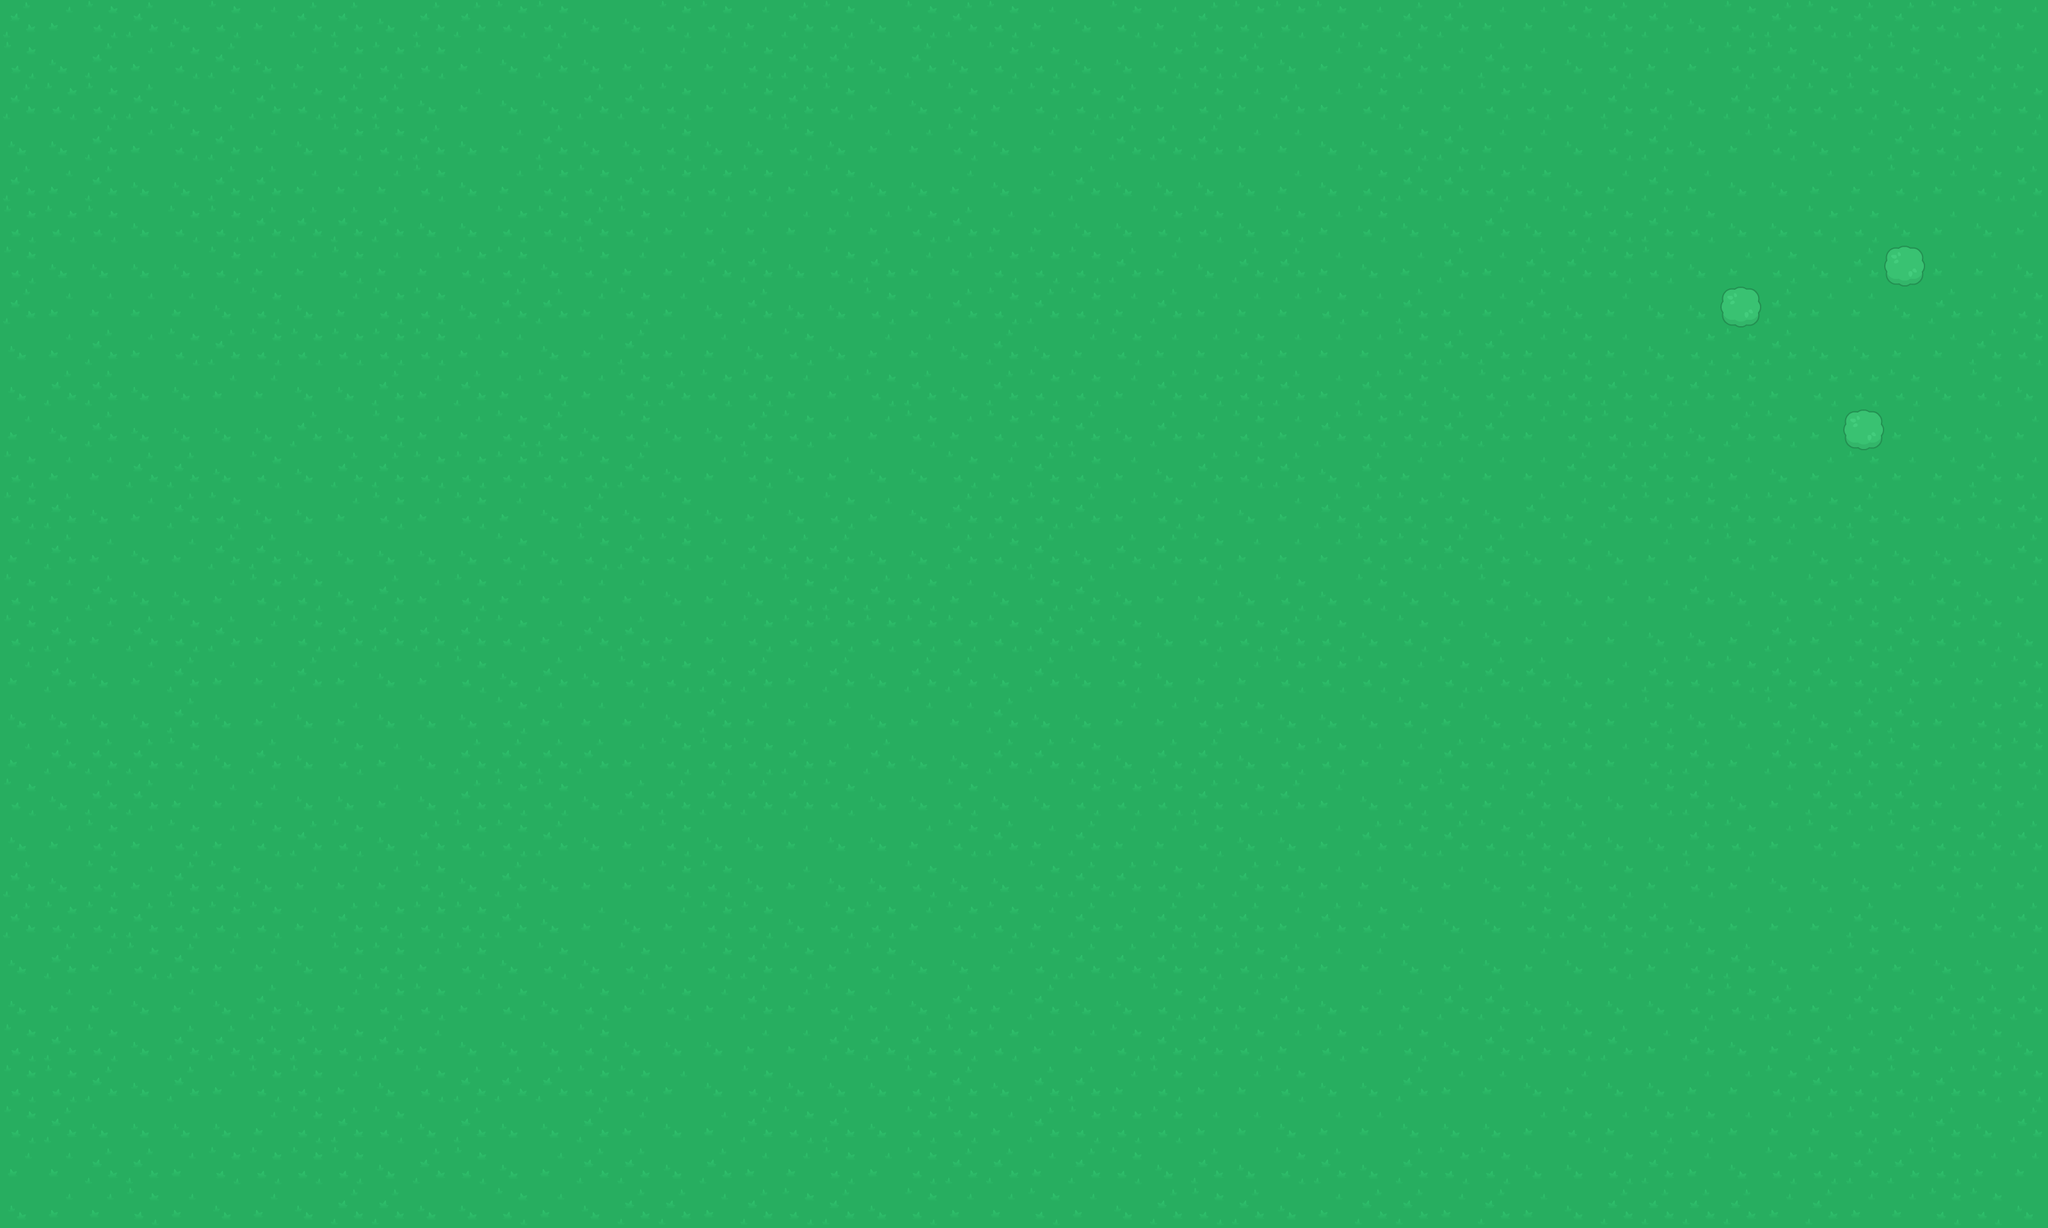

Rendered tile map (Tiled .tmx) drawn with the repository's tilesets; below, a short description and the full map source, tile grids included:
An orthogonal 50x30 tile map with 64x64 px tiles, 2 tile layers (Ground, Trees).

<map version="1.9" tiledversion="1.9.2" orientation="orthogonal" renderorder="right-down" width="50" height="30" tilewidth="64" tileheight="64" infinite="0" nextlayerid="3" nextobjectid="1">
 <tileset firstgid="1" source="Kenney Topdown.tsx" />
 <layer id="1" name="Ground" width="50" height="30">
  <data encoding="csv">
1,3,2,1,4,2,3,1,1,4,1,1,2,2,4,4,2,2,3,1,2,4,2,1,2,3,4,2,3,1,2,2,2,3,1,1,3,3,2,1,1,4,2,1,2,1,1,2,2,3,
2,4,1,3,2,1,4,3,2,2,2,3,4,1,4,3,3,3,2,1,1,4,1,4,2,2,4,4,2,2,1,4,3,2,1,3,1,3,4,2,3,3,2,2,4,1,2,4,1,3,
1,2,2,1,4,3,1,2,1,1,4,3,4,4,1,1,2,3,2,1,2,3,4,2,3,2,2,1,3,2,3,1,3,2,3,3,2,2,3,1,2,4,1,1,2,2,4,2,1,2,
4,4,1,3,2,1,3,4,2,2,1,4,3,1,4,4,2,4,4,2,4,3,3,2,4,3,3,1,1,1,3,3,4,4,2,1,3,3,4,2,1,4,3,2,4,3,1,2,3,3,
1,3,1,4,4,1,1,3,3,3,2,4,3,2,2,1,2,2,2,3,2,4,4,3,4,3,1,4,4,4,4,3,4,2,1,1,2,2,4,3,1,3,4,4,3,3,2,3,2,1,
2,2,2,4,2,2,1,1,1,1,4,4,2,2,1,2,3,3,3,3,3,3,2,1,3,3,4,4,2,2,4,2,3,2,4,4,1,4,2,2,1,2,4,4,2,2,4,3,4,3,
2,4,4,4,4,2,3,3,2,3,3,2,2,4,2,3,3,1,1,4,2,1,3,3,2,2,2,1,3,4,1,1,3,4,3,1,3,1,1,2,2,4,3,2,4,1,3,3,3,4,
1,3,3,3,3,4,2,4,3,2,2,4,1,1,3,2,3,4,1,4,4,2,3,1,2,1,2,3,1,3,3,3,2,3,1,3,3,1,4,3,4,4,4,1,3,3,4,1,3,2,
4,3,1,3,2,1,2,2,2,2,2,3,3,4,3,1,3,3,4,2,4,3,3,4,1,4,3,2,3,3,2,3,3,3,2,1,1,3,2,3,4,2,2,1,4,4,3,3,1,2,
4,1,1,4,4,3,3,4,4,1,3,1,3,2,3,2,1,2,2,3,3,2,1,4,1,2,2,3,1,2,2,1,3,1,2,4,2,2,2,1,2,1,2,3,2,2,2,4,2,4,
3,4,1,4,4,4,4,1,4,2,3,3,2,1,4,2,4,4,1,2,3,3,2,3,2,2,1,4,1,3,2,3,1,2,2,1,1,3,2,2,1,4,1,2,3,4,3,4,4,3,
2,3,3,1,1,4,2,4,1,1,2,2,2,2,2,1,4,3,2,4,3,4,4,2,3,1,2,3,4,1,2,1,4,1,3,3,3,3,1,1,1,2,3,4,3,2,3,3,1,3,
2,1,4,3,1,2,4,4,3,2,3,2,3,4,1,4,2,4,3,4,2,3,4,1,2,2,1,3,2,3,4,3,1,1,2,2,4,1,3,1,2,2,1,2,2,1,4,2,2,1,
3,1,3,4,3,1,1,4,4,4,4,4,2,4,2,1,2,3,1,1,1,4,4,1,2,1,4,1,1,2,3,3,3,2,2,1,1,4,2,4,3,3,2,3,4,2,4,4,4,1,
2,3,1,4,4,3,2,2,4,1,3,2,3,3,3,3,4,3,4,2,1,1,2,3,4,2,1,4,3,3,4,2,4,2,4,4,2,4,4,3,3,1,4,4,2,2,3,2,4,3,
2,1,3,1,2,1,3,2,1,1,1,1,2,3,1,1,3,3,2,2,2,2,2,2,2,1,1,2,4,2,2,1,2,4,2,3,4,3,3,3,4,4,3,1,3,2,1,2,2,4,
3,1,4,3,1,3,3,1,3,4,3,2,4,1,4,2,2,1,1,3,1,4,1,1,4,1,4,2,4,3,3,2,2,2,3,2,1,1,4,3,1,2,2,1,1,2,1,3,3,2,
4,4,4,4,1,4,3,4,3,4,4,4,2,3,3,3,4,1,3,3,3,4,3,3,1,4,4,3,3,2,2,4,4,4,2,3,4,4,2,3,2,4,4,2,4,1,1,3,2,2,
3,1,1,1,2,4,1,4,2,3,4,1,1,1,1,3,2,2,2,1,3,1,4,4,1,1,2,4,1,1,4,2,2,3,3,1,2,2,2,3,2,1,3,1,2,1,2,3,2,2,
2,4,1,1,3,3,3,4,4,3,4,1,2,2,4,1,1,1,1,1,2,4,4,2,4,4,2,2,2,1,2,1,3,4,2,2,3,1,4,4,2,1,4,3,1,1,1,3,2,3,
4,3,2,3,2,3,2,1,2,4,1,2,2,1,4,3,2,4,4,3,4,4,3,2,1,3,1,3,3,2,4,4,3,1,2,1,2,1,1,4,4,1,2,3,2,3,2,2,1,1,
1,4,2,3,1,2,4,3,3,3,2,4,1,4,3,3,2,2,4,3,4,4,2,4,4,2,1,1,2,3,1,2,3,3,4,3,4,2,4,2,3,2,3,4,4,4,3,2,3,3,
1,2,2,1,2,2,2,3,1,2,2,2,1,4,3,4,3,2,2,4,2,2,3,2,2,3,1,3,1,1,1,3,1,2,3,4,4,2,1,1,1,4,3,3,3,1,4,3,1,1,
4,1,3,2,1,3,3,4,2,2,3,2,4,2,4,2,3,2,1,2,3,2,4,4,3,2,1,1,1,2,2,1,3,3,4,3,4,3,4,2,3,2,1,4,3,2,3,4,4,3,
4,3,3,4,3,4,1,4,3,2,2,3,2,4,2,3,2,3,1,3,2,3,4,1,3,1,4,4,2,1,3,1,4,3,3,1,1,4,4,4,4,2,2,1,3,1,3,1,1,1,
2,1,2,4,1,1,1,1,2,1,3,4,4,4,2,4,4,4,3,3,1,1,1,2,2,3,3,2,1,1,2,3,2,3,2,4,1,1,2,1,3,1,4,3,1,3,1,3,2,4,
2,2,1,4,1,3,2,2,3,4,2,1,1,1,2,2,3,4,2,4,4,4,2,1,4,1,1,3,2,3,3,2,4,4,1,3,3,4,3,4,4,3,3,2,1,2,2,1,2,2,
2,1,4,4,4,4,3,2,1,2,4,1,4,4,1,3,4,3,1,2,1,4,2,2,3,1,2,2,2,3,3,4,3,3,4,4,4,3,2,3,2,2,3,3,3,2,3,1,4,1,
3,3,1,1,3,2,2,2,2,4,1,2,4,3,1,1,4,1,3,3,2,3,2,1,1,3,1,2,4,1,4,2,1,4,1,2,2,4,4,2,1,3,4,2,2,1,1,2,3,3,
4,3,3,2,3,4,3,4,1,1,4,4,2,3,4,1,1,3,1,2,1,4,2,3,3,2,3,4,1,2,1,4,3,1,1,3,1,3,4,1,1,1,1,3,1,3,3,2,2,4
</data>
 </layer>
 <layer id="2" name="Trees" width="50" height="30">
  <data encoding="csv">
0,0,0,0,0,0,0,0,0,0,0,0,0,0,0,0,0,0,0,0,0,0,0,0,0,0,0,0,0,0,0,0,0,0,0,0,0,0,0,0,0,0,0,0,0,0,0,0,0,0,
0,0,0,0,0,0,0,0,0,0,0,0,0,0,0,0,0,0,0,0,0,0,0,0,0,0,0,0,0,0,0,0,0,0,0,0,0,0,0,0,0,0,0,0,0,0,0,0,0,0,
0,0,0,0,0,0,0,0,0,0,0,0,0,0,0,0,0,0,0,0,0,0,0,0,0,0,0,0,0,0,0,0,0,0,0,0,0,0,0,0,0,0,0,0,0,0,0,0,0,0,
0,0,0,0,0,0,0,0,0,0,0,0,0,0,0,0,0,0,0,0,0,0,0,0,0,0,0,0,0,0,0,0,0,0,0,0,0,0,0,0,0,0,0,0,0,0,0,0,0,0,
0,0,0,0,0,0,0,0,0,0,0,0,0,0,0,0,0,0,0,0,0,0,0,0,0,0,0,0,0,0,0,0,0,0,0,0,0,0,0,0,0,0,0,0,0,0,0,0,0,0,
0,0,0,0,0,0,0,0,0,0,0,0,0,0,0,0,0,0,0,0,0,0,0,0,0,0,0,0,0,0,0,0,0,0,0,0,0,0,0,0,0,0,0,0,0,0,0,0,0,0,
0,0,0,0,0,0,0,0,0,0,0,0,0,0,0,0,0,0,0,0,0,0,0,0,0,0,0,0,0,0,0,0,0,0,0,0,0,0,0,0,0,0,0,0,0,0,183,0,0,0,
0,0,0,0,0,0,0,0,0,0,0,0,0,0,0,0,0,0,0,0,0,0,0,0,0,0,0,0,0,0,0,0,0,0,0,0,0,0,0,0,0,0,183,0,0,0,0,0,0,0,
0,0,0,0,0,0,0,0,0,0,0,0,0,0,0,0,0,0,0,0,0,0,0,0,0,0,0,0,0,0,0,0,0,0,0,0,0,0,0,0,0,0,0,0,0,0,0,0,0,0,
0,0,0,0,0,0,0,0,0,0,0,0,0,0,0,0,0,0,0,0,0,0,0,0,0,0,0,0,0,0,0,0,0,0,0,0,0,0,0,0,0,0,0,0,0,0,0,0,0,0,
0,0,0,0,0,0,0,0,0,0,0,0,0,0,0,0,0,0,0,0,0,0,0,0,0,0,0,0,0,0,0,0,0,0,0,0,0,0,0,0,0,0,0,0,0,183,0,0,0,0,
0,0,0,0,0,0,0,0,0,0,0,0,0,0,0,0,0,0,0,0,0,0,0,0,0,0,0,0,0,0,0,0,0,0,0,0,0,0,0,0,0,0,0,0,0,0,0,0,0,0,
0,0,0,0,0,0,0,0,0,0,0,0,0,0,0,0,0,0,0,0,0,0,0,0,0,0,0,0,0,0,0,0,0,0,0,0,0,0,0,0,0,0,0,0,0,0,0,0,0,0,
0,0,0,0,0,0,0,0,0,0,0,0,0,0,0,0,0,0,0,0,0,0,0,0,0,0,0,0,0,0,0,0,0,0,0,0,0,0,0,0,0,0,0,0,0,0,0,0,0,0,
0,0,0,0,0,0,0,0,0,0,0,0,0,0,0,0,0,0,0,0,0,0,0,0,0,0,0,0,0,0,0,0,0,0,0,0,0,0,0,0,0,0,0,0,0,0,0,0,0,0,
0,0,0,0,0,0,0,0,0,0,0,0,0,0,0,0,0,0,0,0,0,0,0,0,0,0,0,0,0,0,0,0,0,0,0,0,0,0,0,0,0,0,0,0,0,0,0,0,0,0,
0,0,0,0,0,0,0,0,0,0,0,0,0,0,0,0,0,0,0,0,0,0,0,0,0,0,0,0,0,0,0,0,0,0,0,0,0,0,0,0,0,0,0,0,0,0,0,0,0,0,
0,0,0,0,0,0,0,0,0,0,0,0,0,0,0,0,0,0,0,0,0,0,0,0,0,0,0,0,0,0,0,0,0,0,0,0,0,0,0,0,0,0,0,0,0,0,0,0,0,0,
0,0,0,0,0,0,0,0,0,0,0,0,0,0,0,0,0,0,0,0,0,0,0,0,0,0,0,0,0,0,0,0,0,0,0,0,0,0,0,0,0,0,0,0,0,0,0,0,0,0,
0,0,0,0,0,0,0,0,0,0,0,0,0,0,0,0,0,0,0,0,0,0,0,0,0,0,0,0,0,0,0,0,0,0,0,0,0,0,0,0,0,0,0,0,0,0,0,0,0,0,
0,0,0,0,0,0,0,0,0,0,0,0,0,0,0,0,0,0,0,0,0,0,0,0,0,0,0,0,0,0,0,0,0,0,0,0,0,0,0,0,0,0,0,0,0,0,0,0,0,0,
0,0,0,0,0,0,0,0,0,0,0,0,0,0,0,0,0,0,0,0,0,0,0,0,0,0,0,0,0,0,0,0,0,0,0,0,0,0,0,0,0,0,0,0,0,0,0,0,0,0,
0,0,0,0,0,0,0,0,0,0,0,0,0,0,0,0,0,0,0,0,0,0,0,0,0,0,0,0,0,0,0,0,0,0,0,0,0,0,0,0,0,0,0,0,0,0,0,0,0,0,
0,0,0,0,0,0,0,0,0,0,0,0,0,0,0,0,0,0,0,0,0,0,0,0,0,0,0,0,0,0,0,0,0,0,0,0,0,0,0,0,0,0,0,0,0,0,0,0,0,0,
0,0,0,0,0,0,0,0,0,0,0,0,0,0,0,0,0,0,0,0,0,0,0,0,0,0,0,0,0,0,0,0,0,0,0,0,0,0,0,0,0,0,0,0,0,0,0,0,0,0,
0,0,0,0,0,0,0,0,0,0,0,0,0,0,0,0,0,0,0,0,0,0,0,0,0,0,0,0,0,0,0,0,0,0,0,0,0,0,0,0,0,0,0,0,0,0,0,0,0,0,
0,0,0,0,0,0,0,0,0,0,0,0,0,0,0,0,0,0,0,0,0,0,0,0,0,0,0,0,0,0,0,0,0,0,0,0,0,0,0,0,0,0,0,0,0,0,0,0,0,0,
0,0,0,0,0,0,0,0,0,0,0,0,0,0,0,0,0,0,0,0,0,0,0,0,0,0,0,0,0,0,0,0,0,0,0,0,0,0,0,0,0,0,0,0,0,0,0,0,0,0,
0,0,0,0,0,0,0,0,0,0,0,0,0,0,0,0,0,0,0,0,0,0,0,0,0,0,0,0,0,0,0,0,0,0,0,0,0,0,0,0,0,0,0,0,0,0,0,0,0,0,
0,0,0,0,0,0,0,0,0,0,0,0,0,0,0,0,0,0,0,0,0,0,0,0,0,0,0,0,0,0,0,0,0,0,0,0,0,0,0,0,0,0,0,0,0,0,0,0,0,0
</data>
 </layer>
</map>
